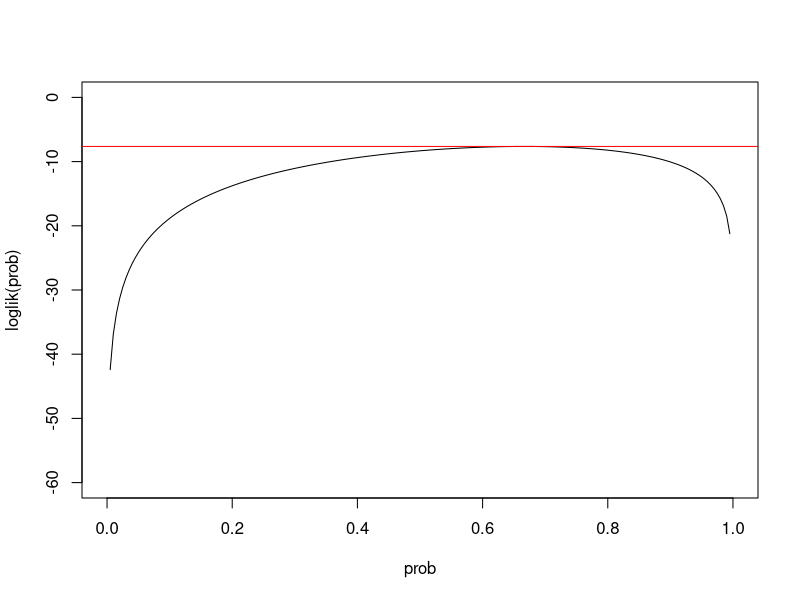
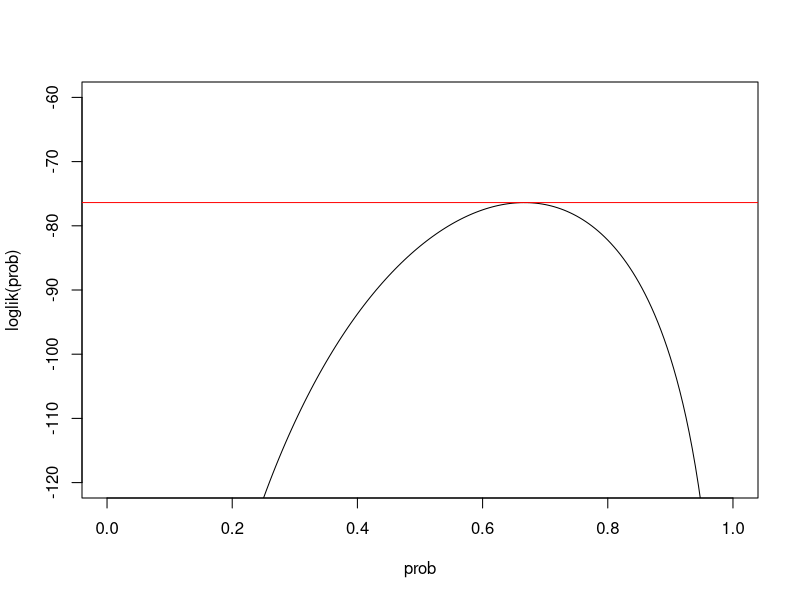
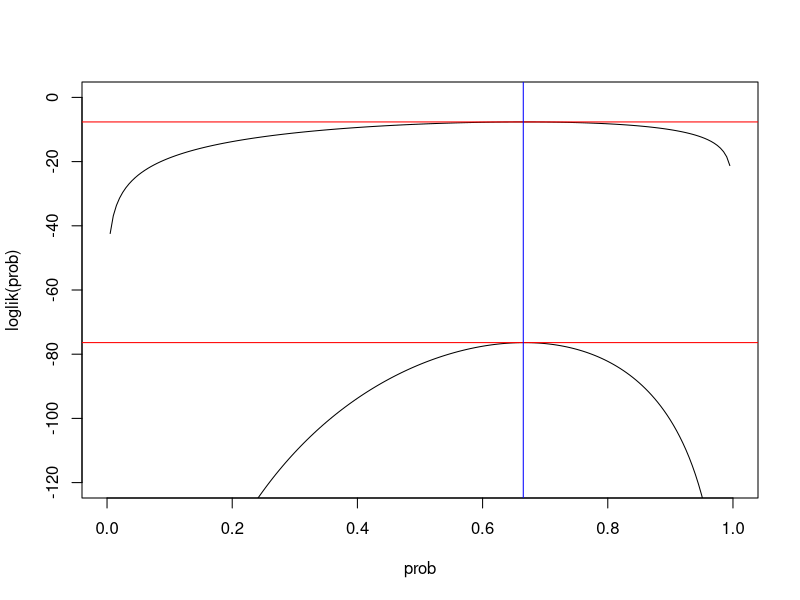
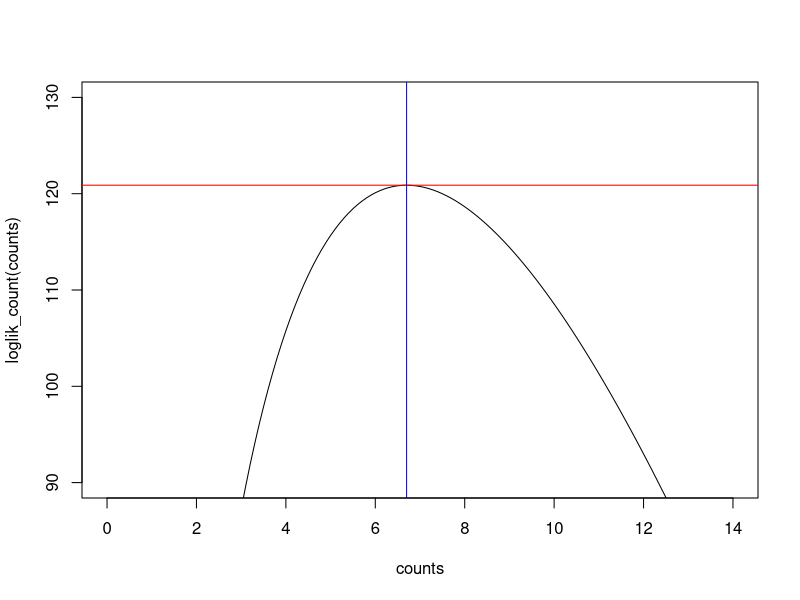
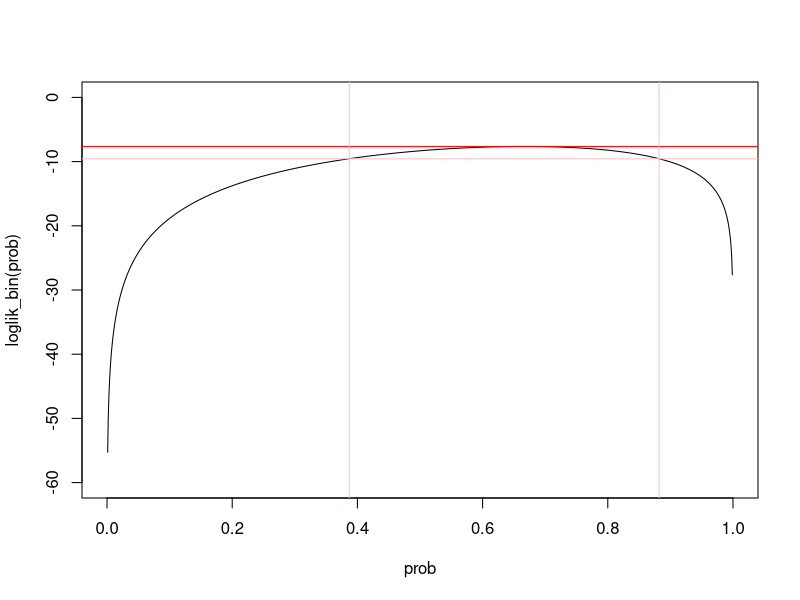
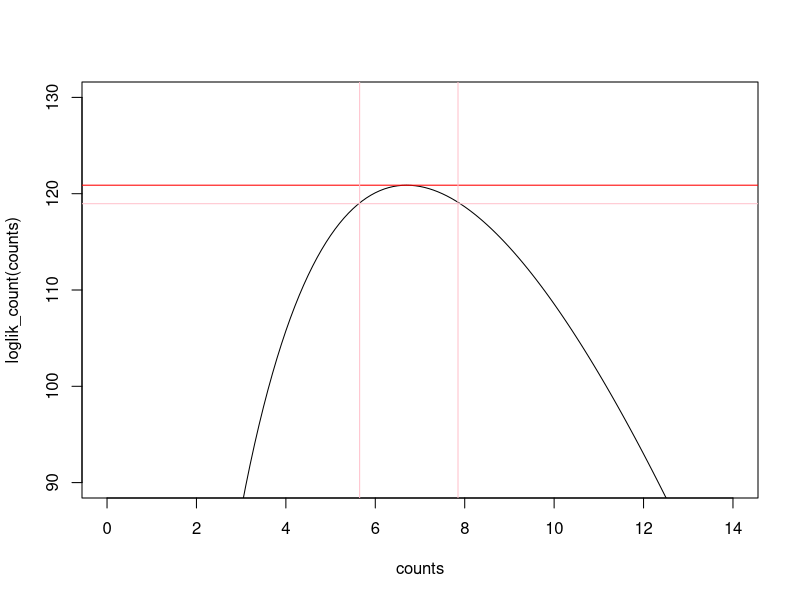
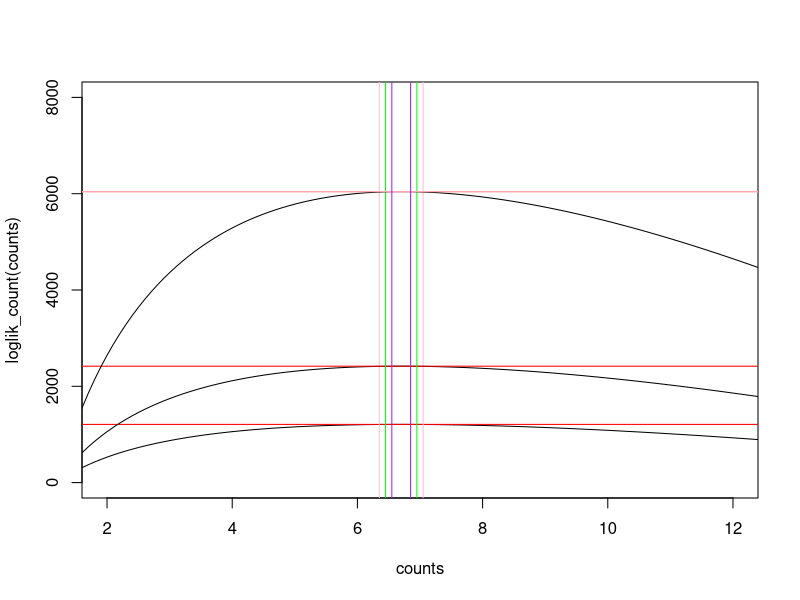

The R source for these figures, in order:
## ---- chunk 1
knitr::opts_chunk$set(echo = TRUE)
## ---- chunk 2
x <<- 8
n <<- 12
## ---- chunk 3
lik <- function(p) p^x * (1-p)^(n-x)

loglik <- function(p)
  log(lik(p))
## ---- chunk 4
prob <- seq(0, 1, by = 0.005)
## ---- chunk 5
plot(x = prob, y = loglik(prob), type = "l", ylim = c(-60, 0))
abline(h = loglik(8/12), col = "red")
## ---- chunk 6
x <<- 80
n <<- 120
## ---- chunk 7
plot(prob, loglik(prob), type = "l", ylim = c(-120, -60))
abline(h = loglik(80/120), col = "red")
## ---- chunk 8
which_max <- loglik(prob) >= max(loglik(prob))
which_max
## ---- chunk 9
loglik(prob)[which_max]

MLE <- prob[which_max]
MLE
## ---- chunk 10
x <<- 8; n <<- 12
plot(prob, loglik(prob), type = "l", ylim = c(-120, 0))
abline(h = loglik(8/12), col = "red")
x <<- 80; n <<- 120
lines(prob, loglik(prob), type = "l")
abline(h = loglik(80/120), col = "red")
abline(v = MLE, col = "blue")
## ---- chunk 11
x <<- rep(134/20, times = 20)
n <<- length(x)

x
sum(x)
## ---- chunk 12
loglik_count <- function(mu)
  sum(x)*log(mu) - n*mu #- log(prod(map_dbl(x, factorial)))

ll_max <- loglik_count(134/20)
counts <- seq(0, 14, 0.1)
## ---- chunk 13
which_max <- loglik_count(counts) >= max(loglik_count(counts))

loglik_count(counts)[which_max]

MLE <- counts[which_max]
MLE
## ---- chunk 14
plot(counts, loglik_count(counts), type = "l", ylim = c(90,130))
abline(h = loglik_count(134/20), col = "red")
abline(v = MLE, col = "blue")
## ---- chunk 15
find_CI <- function(n,
                    x,
                    loglik,
                    param = seq(0, 1, by = 0.001)) {
  
  n <<- n
  x <<- x
  mle <- x/n
  ll_max <- loglik(mle)
  ll95 <- ll_max - qchisq(0.95, 1)/2
  
  interval <- rep(FALSE, length(param))
  
  for (i in seq_along(param)) {
    if (loglik(param[i]) > ll95)
      interval[i] <- TRUE
  }
  
  print(
    sprintf("95%% CI is (%.3f, %.3f).",
            min(param[interval]), max(param[interval])))
  
  invisible(c(min(param[interval]),
              max(param[interval])))
}
## ---- chunk 16
x <<- 8
n <<- 12

lik <- function(p) p^x * (1-p)^(n-x)
loglik_bin <- function(p) log(lik(p))

mle <- 8/12
ll_max <- loglik_bin(mle)
ll95 <- ll_max - qchisq(0.95, 1)/2
prob <- seq(0, 1, by = 0.001)

plot(prob, loglik_bin(prob), type = "l", ylim = c(-60, 0))
abline(h = ll_max, col = "red")
abline(h = ll95, col = "pink")
abline(v = find_CI(12, 8, loglik_bin), col = "pink")
## ---- chunk 17
find_CI(12, 8, loglik_bin)
## ---- chunk 18
find_CI(120, 80, loglik_bin)
## ---- chunk 19
loglik_count <- function(mu)
  sum(x)*log(mu) - n*mu


find_CI(20, 134, param = seq(0, 14, 0.05), loglik_count)

ll_max <- loglik_count(134/20)
ll95 <- ll_max - qchisq(0.95, 1)/2
## ---- chunk 20
counts <- seq(0, 14, 0.1)
plot(counts, loglik_count(counts), type = "l", ylim = c(90,130))
abline(h = loglik_count(134/20), col = "red")
abline(h = ll95, col = "pink")
abline(v = find_CI(20, 134, param = seq(0, 14, 0.05), loglik_count), col = "pink")
## ---- chunk 21
find_CI(200, 1340, param = seq(0, 14, 0.05), loglik_count)
find_CI(400, 2680, param = seq(0, 14, 0.05), loglik_count)
find_CI(1000, 6700, param = seq(0, 14, 0.05), loglik_count)

ll_max1 <- loglik_count(1340/200)
ll_max2 <- loglik_count(2680/400)
ll_max3 <- loglik_count(6700/1000)

ll951 <- ll_max1 - qchisq(0.95, 1)/2
ll952 <- ll_max2 - qchisq(0.95, 1)/2
ll953 <- ll_max3 - qchisq(0.95, 1)/2
## ---- chunk 22
# The log-likelihood plot with the 95% CI upper and lower bounds calculated using `find_CI()` is given below.

x <<- 1340
n <<- 200

counts <- seq(0, 14, 0.1)
plot(counts, loglik_count(counts), type = "l", ylim = c(0,8000), xlim = c(2,12))
abline(h = loglik_count(x/n), col = "red")
abline(h = ll951, col = "pink")
abline(v = find_CI(200, 1340, param = seq(0, 14, 0.05), loglik_count), col = "pink")

x <<- 2680
n <<- 400

lines(counts, loglik_count(counts), type = "l")
abline(h = loglik_count(x/n), col = "red")
abline(h = ll952, col = "pink")
abline(v = find_CI(n, x, param = seq(0, 14, 0.05), loglik_count), col = "green")

x <<- 6700
n <<- 1000

lines(counts, loglik_count(counts), type = "l")
abline(h = loglik_count(x/n), col = "red")
abline(h = ll953, col = "pink")
abline(v = find_CI(n, x, param = seq(0, 14, 0.05), loglik_count), col = "purple")
## ---- chunk 23
library(dplyr)
library(knitr)

# we can collect the results in to a single table
# the `paste()` function combines the upper and lower CI limits into a single column entry
# the `kable()` function in the `knitr` package formats the data in to a table with borders.
kable(data.frame(Cities = c(200, 400, 1000),
                 Cases  = c(1340, 2680, 6700)) %>% 
        mutate(MLE = Cases/Cities,
               CI95 =
                 c(paste(find_CI(200, 1340, param = seq(0, 14, 0.05), loglik_count),
                         collapse = ", "),
                   paste(find_CI(400, 2680, param = seq(0, 14, 0.05), loglik_count),
                         collapse = ", "),
                   paste(find_CI(1000, 6700, param = seq(0, 14, 0.05), loglik_count),
                         collapse = ", "))))
